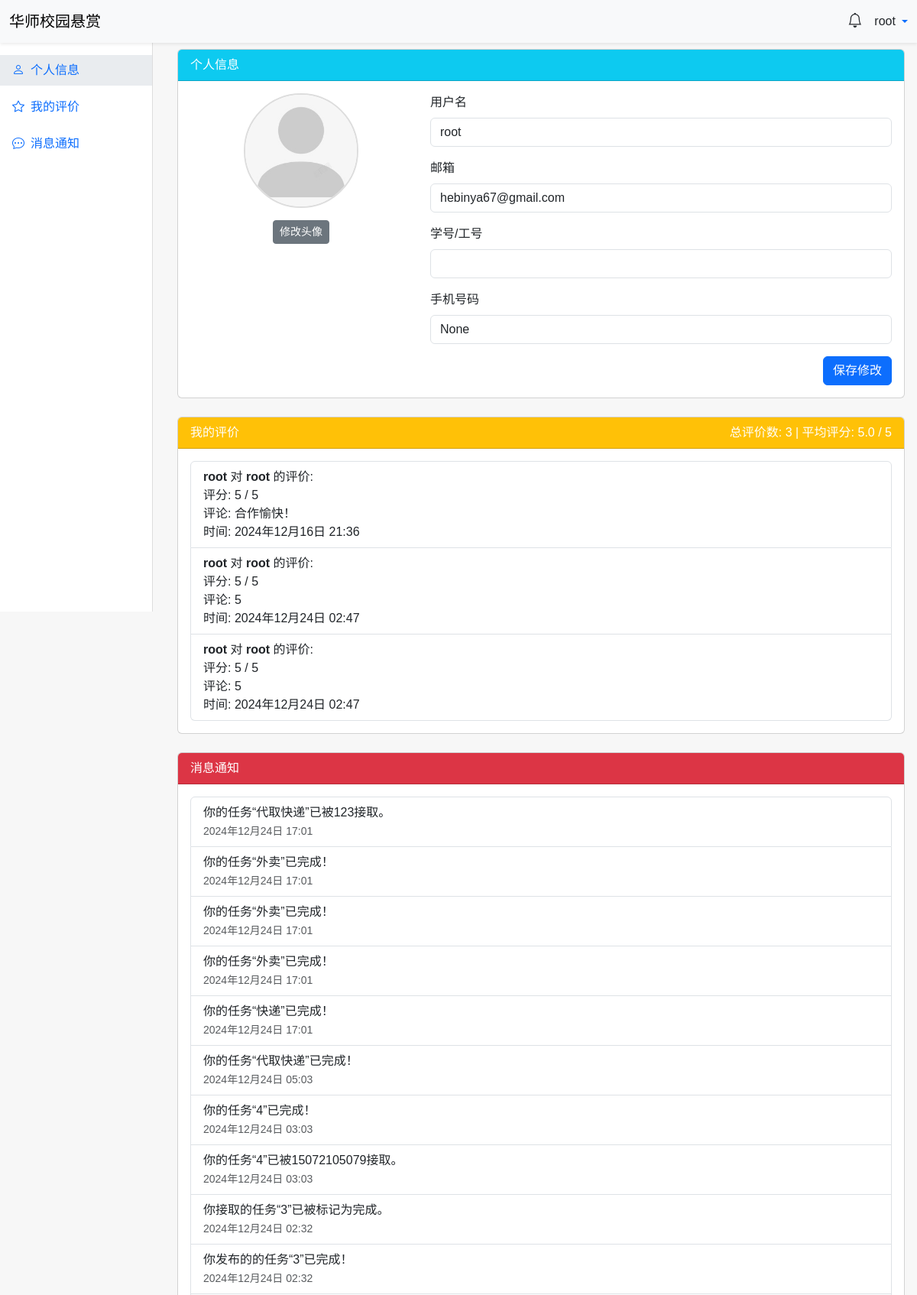
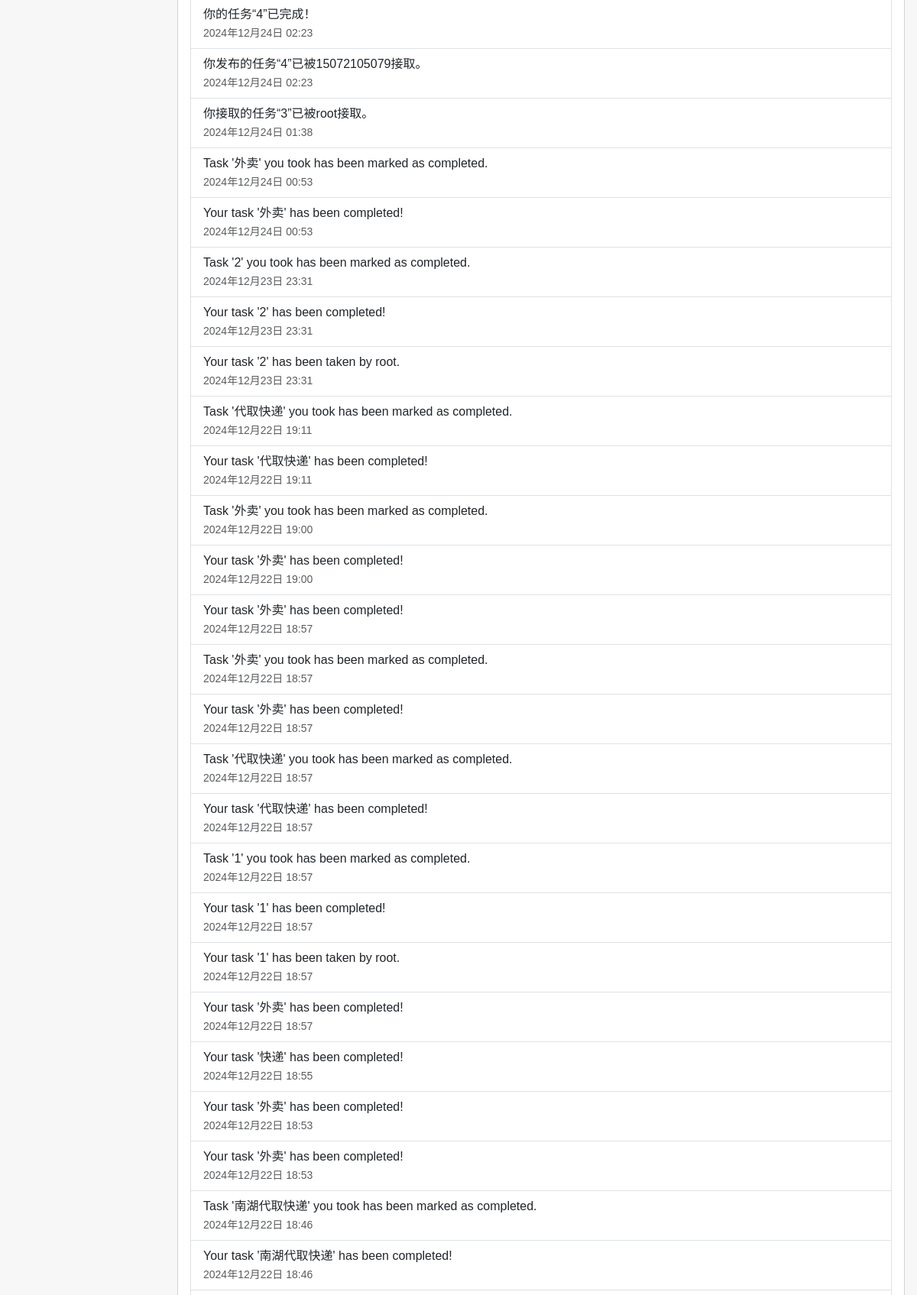
/api/profile/ (signed in, upper part), run on the app's committed database (2 pictures, top to bottom).
### errands/models.py (models this page shows, shortened)
class User(AbstractUser):
    student_id = models.CharField(max_length=20, unique=True, null=True, blank=True)
    phone = models.CharField(max_length=20, null=True, blank=True)
    avatar = models.ImageField(upload_to='avatars/', default='avatars/default.png', null=True, blank=True)

class Review(models.Model):
    task = models.ForeignKey('Task', on_delete=models.CASCADE, related_name='reviews')
    reviewed_by = models.ForeignKey(settings.AUTH_USER_MODEL, on_delete=models.CASCADE, related_name='reviews_given')
    reviewed_user = models.ForeignKey(settings.AUTH_USER_MODEL, on_delete=models.CASCADE, related_name='reviews_received')
    rating = models.IntegerField(choices=[(i, str(i)) for i in range(1, 6)])  # 1-5 分
    comment = models.TextField(blank=True)
    created_at = models.DateTimeField(auto_now_add=True)
    class Meta:
        unique_together = ('task', 'reviewed_by')  # 确保每个用户只能对每个任务评价一次

class Notification(models.Model):
    user = models.ForeignKey(
        settings.AUTH_USER_MODEL,
        on_delete=models.CASCADE,
        related_name='notifications'
    )
    message = models.TextField()  # 通知内容
    is_read = models.BooleanField(default=False)  # 是否已读
    created_at = models.DateTimeField(auto_now_add=True)  # 创建时间

### errands/views.py (the view)
# urls.py: path('profile/', profile_view, name='profile'),
@login_required
def profile_view(request):
    if request.method == 'POST':
        form = UserUpdateForm(request.POST, request.FILES, instance=request.user)
        if form.is_valid():
            form.save()
            messages.success(request, '个人信息更新成功！')
            return redirect('profile')
        else:
            messages.error(request, '更新失败，请检查表单内容。')
    else:
        form = UserUpdateForm(instance=request.user)
    my_reviews = Review.objects.filter(reviewed_user=request.user)
    notifications = Notification.objects.filter(user=request.user).order_by('-created_at')
    average_rating = my_reviews.aggregate(Avg('rating'))['rating__avg'] or 0
    average_rating = round(average_rating, 2)
    return render(request, 'errands/profile.html', {
        'form': form,
        'my_reviews': my_reviews,
        'notifications': notifications,
        'average_rating': average_rating,
    })

### errands/forms.py
class UserUpdateForm(forms.ModelForm):
    avatar = forms.ImageField(required=False)
    class Meta:
        model = User
        fields = ['username', 'email', 'student_id', 'phone', 'avatar']
        widgets = {
            'username': forms.TextInput(attrs={'class': 'form-control'}),
            'email': forms.EmailInput(attrs={'class': 'form-control'}),
            'student_id': forms.TextInput(attrs={'class': 'form-control'}),
            'phone': forms.TextInput(attrs={'class': 'form-control'}),
        }

### errands/templates/errands/profile.html (shortened to what this page needs)
{% load static custom_tags %}
<!DOCTYPE html>
<html lang="zh-CN">
<head>
  <link rel="stylesheet" href="https://cdn.jsdelivr.net/npm/bootstrap@5.3.0/dist/css/bootstrap.min.css">
  <link rel="stylesheet" href="https://cdn.jsdelivr.net/npm/bootstrap-icons@1.10.5/font/bootstrap-icons.css">
</head>
<body data-bs-spy="scroll" data-bs-target="#sidebar-nav" data-bs-offset="56" tabindex="0">
  <nav class="navbar navbar-expand-lg navbar-light bg-light shadow-sm">
    <div class="container-fluid">
      <a class="navbar-brand d-flex align-items-center" href="{% url 'main' %}">
        <span>华师校园悬赏</span>
      </a>
      <div class="d-flex align-items-center">
        <a href="#" class="text-decoration-none me-3 position-relative">
          <span class="text-dark">
            <i class="bi bi-bell" style="font-size: 1.2rem;"></i>
          </span>
        </a>
        <div class="dropdown">
          <a href="#" class="d-flex align-items-center text-decoration-none dropdown-toggle" data-bs-toggle="dropdown">
            <span class="me-1 text-dark">{{ user.username|default:"用户" }}</span>
          </a>
        </div>
      </div>
    </div>
  </nav>
  <div class="sidebar" id="sidebar-nav">
    <ul class="nav flex-column">
      <li class="nav-item mb-2">
        <a class="nav-link" href="#personal-info">
          <i class="bi bi-person me-2"></i>个人信息
        </a>
      </li>
      <li class="nav-item mb-2">
        <a class="nav-link" href="#my-reviews">
          <i class="bi bi-star me-2"></i>我的评价
        </a>
      </li>
      <li class="nav-item mb-2">
        <a class="nav-link" href="#notifications">
          <i class="bi bi-chat-dots me-2"></i>消息通知
        </a>
      </li>
    </ul>
  </div>
  <div class="content-area">
    <div id="personal-info" class="mb-4">
      <div class="card">
        <div class="card-header bg-info text-white">
          个人信息
        </div>
        <div class="card-body">
          <form method="post" enctype="multipart/form-data">
            <div class="row">
              <div class="col-md-4 text-center mb-3">
                <img src="{{ user.avatar.url }}" alt="头像" class="avatar mb-3" id="avatar-preview">
                <div>
                  <label for="id_avatar" class="btn btn-secondary btn-sm custom-file-label">
                    修改头像
                  </label>
                </div>
              </div>
              <div class="col-md-8">
                <div class="mb-3">
                  <label for="id_username" class="form-label">用户名</label>
                  <input type="text" class="form-control" id="id_username" name="username" value="{{ user.username }}" required>
                </div>
                <div class="mb-3">
                  <label for="id_email" class="form-label">邮箱</label>
                  <input type="email" class="form-control" id="id_email" name="email" value="{{ user.email }}" required>
                </div>
                <div class="mb-3">
                  <label for="id_student_id" class="form-label">学号/工号</label>
                  <input type="text" class="form-control" id="id_student_id" name="student_id" value="{{ user.student_id }}" required>
                </div>
                <div class="mb-3">
                  <label for="id_phone" class="form-label">手机号码</label>
                  <input type="text" class="form-control" id="id_phone" name="phone" value="{{ user.phone }}" required>
                </div>
                <div class="text-end">
                  <button type="submit" class="btn btn-primary">保存修改</button>
                </div>
              </div>
            </div>
          </form>
        </div>
      </div>
    </div>
    <div id="my-reviews" class="mb-4">
      <div class="card">
        <div class="card-header bg-warning text-white d-flex justify-content-between align-items-center">
          <span>我的评价</span>
          <span>总评价数: {{ my_reviews.count }} | 平均评分: {{ average_rating }} / 5</span>
        </div>
        <div class="card-body">
          {% if my_reviews %}
            <ul class="list-group">
              {% for review in my_reviews %}
                <li class="list-group-item">
                  <strong>{{ review.reviewed_by.username }}</strong> 对 <strong>{{ review.reviewed_user.username }}</strong> 的评价:
                  <div>评分: {{ review.rating }} / 5</div>
                  <div>评论: {{ review.comment }}</div>
                  <div>时间: {{ review.created_at|date:"Y年m月d日 H:i" }}</div>
                </li>
              {% endfor %}
            </ul>
          {% else %}
            <p>暂无评价。</p>
          {% endif %}
        </div>
      </div>
    </div>
    <div id="notifications" class="mb-4">
      <div class="card">
        <div class="card-header bg-danger text-white">
          消息通知
        </div>
        <div class="card-body">
          {% if notifications %}
            <ul class="list-group">
              {% for notification in notifications %}
                <li class="list-group-item">
                  <div>{{ notification.message }}</div>
                  <small class="text-muted">{{ notification.created_at|date:"Y年m月d日 H:i" }}</small>
                </li>
              {% endfor %}
            </ul>
          {% else %}
            <p>暂无消息通知。</p>
          {% endif %}
        </div>
      </div>
    </div>
  </div>
</body>
</html>

### errands/templates/errands/profile.html (style rules this page uses)
body { font-family: "Microsoft YaHei", sans-serif; background-color: #f7f7f7; margin: 0; padding: 0; }
.navbar { position: fixed; top: 0; width: 100%; z-index: 1030; }
.sidebar { position: fixed; top: 56px; left: 0; width: 200px; height: calc(100vh - 56px); overflow-y: auto; background-color: #fff; border-right: 1px solid #ddd; padding-top: 1rem; }
.content-area { margin-left: 200px; padding: 4rem 1rem 1rem 2rem; }
.avatar { width: 150px; height: 150px; object-fit: cover; border-radius: 50%; border: 2px solid #ddd; }
.custom-file-label { cursor: pointer; }
.nav-link.active { background-color: #e9ecef; }
html { scroll-behavior: smooth; }

### data on the page
User: username "root", avatar (placeholder picture), email "hebinya67@gmail.com", phone "None"
Review: reviewed_by.username "root", reviewed_user.username "root", rating "5", comment "合作愉快！", created_at "2024年12月16日 21:36"
Review: reviewed_by.username "root", reviewed_user.username "root", rating "5", comment "5", created_at "2024年12月24日 02:47"
Review: reviewed_by.username "root", reviewed_user.username "root", rating "5", comment "5", created_at "2024年12月24日 02:47"
Notification: message "你的任务“代取快递”已被123接取。", created_at "2024年12月24日 17:01"
Notification: message "你的任务“外卖”已完成！", created_at "2024年12月24日 17:01"
Notification: message "你的任务“外卖”已完成！", created_at "2024年12月24日 17:01"
Notification: message "你的任务“外卖”已完成！", created_at "2024年12月24日 17:01"
Notification: message "你的任务“快递”已完成！", created_at "2024年12月24日 17:01"
Notification: message "你的任务“代取快递”已完成！", created_at "2024年12月24日 05:03"
Notification: message "你的任务“4”已完成！", created_at "2024年12月24日 03:03"
Notification: message "你的任务“4”已被15072105079接取。", created_at "2024年12月24日 03:03"
Notification: message "你接取的任务“3”已被标记为完成。", created_at "2024年12月24日 02:32"
Notification: message "你发布的的任务“3”已完成！", created_at "2024年12月24日 02:32"
Notification: message "你的任务“4”已完成！", created_at "2024年12月24日 02:23"
Notification: message "你发布的任务“4”已被15072105079接取。", created_at "2024年12月24日 02:23"
Notification: message "你接取的任务“3”已被root接取。", created_at "2024年12月24日 01:38"
Notification: message "Task '外卖' you took has been marked as completed.", created_at "2024年12月24日 00:53"
Notification: message "Your task '外卖' has been completed!", created_at "2024年12月24日 00:53"
Notification: message "Task '2' you took has been marked as completed.", created_at "2024年12月23日 23:31"
Notification: message "Your task '2' has been completed!", created_at "2024年12月23日 23:31"
Notification: message "Your task '2' has been taken by root.", created_at "2024年12月23日 23:31"
Notification: message "Task '代取快递' you took has been marked as completed.", created_at "2024年12月22日 19:11"
Notification: message "Your task '代取快递' has been completed!", created_at "2024年12月22日 19:11"
Notification: message "Task '外卖' you took has been marked as completed.", created_at "2024年12月22日 19:00"
Notification: message "Your task '外卖' has been completed!", created_at "2024年12月22日 19:00"
Notification: message "Your task '外卖' has been completed!", created_at "2024年12月22日 18:57"
Notification: message "Task '外卖' you took has been marked as completed.", created_at "2024年12月22日 18:57"
Notification: message "Your task '外卖' has been completed!", created_at "2024年12月22日 18:57"
Notification: message "Task '代取快递' you took has been marked as completed.", created_at "2024年12月22日 18:57"
Notification: message "Your task '代取快递' has been completed!", created_at "2024年12月22日 18:57"
Notification: message "Task '1' you took has been marked as completed.", created_at "2024年12月22日 18:57"
Notification: message "Your task '1' has been completed!", created_at "2024年12月22日 18:57"
Notification: message "Your task '1' has been taken by root.", created_at "2024年12月22日 18:57"
Notification: message "Your task '外卖' has been completed!", created_at "2024年12月22日 18:57"
Notification: message "Your task '快递' has been completed!", created_at "2024年12月22日 18:55"
Notification: message "Your task '外卖' has been completed!", created_at "2024年12月22日 18:53"
Notification: message "Your task '外卖' has been completed!", created_at "2024年12月22日 18:53"
Notification: message "Task '南湖代取快递' you took has been marked as completed.", created_at "2024年12月22日 18:46"
Notification: message "Your task '南湖代取快递' has been completed!", created_at "2024年12月22日 18:46"

### other printed values
{{ my_reviews.count }} "3"
{{ average_rating }} "5.0"
